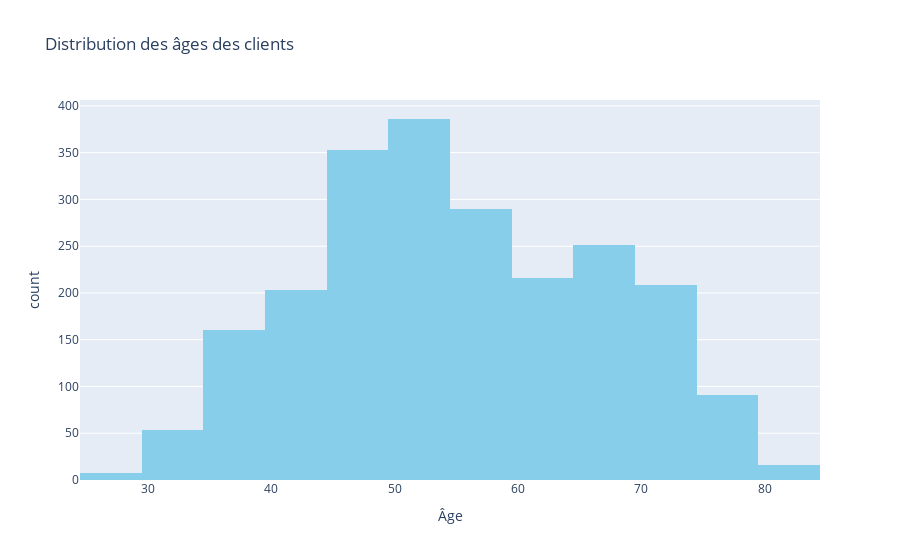

Source (notebook cell):
### Code cell
#Affichage de la répartition des clients par âge

fig = px.histogram(df, x='Age', nbins=20, title='Distribution des âges des clients',
                   labels={'Age': 'Âge'}, 
                   color_discrete_sequence=['skyblue'])
fig.show()

### Figure 1 — Plotly figure (JSON) as saved in the notebook; plotly's stock layout.template omitted (floating-point values rounded to 4 significant figures; data arrays with more than 128 entries replaced by an {"elided": "..."} marker saying what was removed)
{"data": [{"alignmentgroup": "True", "bingroup": "x", "hovertemplate": "Âge=%{x}<br>count=%{y}<extra></extra>", "legendgroup": "", "marker": {"color": "skyblue", "pattern": {"shape": ""}}, "name": "", "nbinsx": 20, "offsetgroup": "", "orientation": "v", "showlegend": false, "type": "histogram", "x": {"elided": "2236 int values"}, "xaxis": "x", "yaxis": "y"}], "layout": {"barmode": "relative", "legend": {"tracegroupgap": 0}, "title": {"text": "Distribution des âges des clients"}, "xaxis": {"anchor": "y", "domain": [0, 1], "title": {"text": "Âge"}}, "yaxis": {"anchor": "x", "domain": [0, 1], "title": {"text": "count"}}}}
